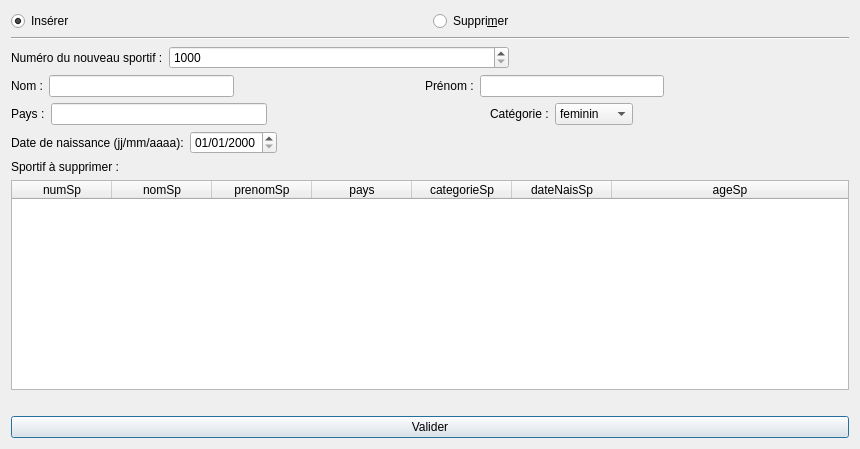
<?xml version="1.0" encoding="UTF-8"?>
<ui version="4.0">
 <class>Update_Resultats_Equipes</class>
 <widget class="QDialog" name="Update_Resultats_Equipes">
  <property name="geometry">
   <rect>
    <x>0</x>
    <y>0</y>
    <width>860</width>
    <height>449</height>
   </rect>
  </property>
  <property name="windowTitle">
   <string>Gestion des sportifs</string>
  </property>
  <layout class="QVBoxLayout" name="verticalLayout">
   <item>
    <layout class="QHBoxLayout" name="horizontalLayout">
     <item>
      <widget class="QRadioButton" name="radioInsert">
       <property name="text">
        <string>Insérer</string>
       </property>
       <property name="checked">
        <bool>true</bool>
       </property>
      </widget>
     </item>
     <item>
      <widget class="QRadioButton" name="radioUpdate">
       <property name="text">
        <string>Suppri&amp;mer</string>
       </property>
      </widget>
     </item>
    </layout>
   </item>
   <item>
    <layout class="QVBoxLayout" name="verticalLayout_2">
     <item>
      <widget class="Line" name="line">
       <property name="orientation">
        <enum>Qt::Horizontal</enum>
       </property>
      </widget>
     </item>
     <item>
      <layout class="QHBoxLayout" name="horizontalLayout_3">
       <item>
        <widget class="QLabel" name="label_insert_num">
         <property name="text">
          <string>Numéro du nouveau sportif :</string>
         </property>
        </widget>
       </item>
       <item>
        <widget class="QSpinBox" name="spin_insert_num">
         <property name="sizePolicy">
          <sizepolicy hsizetype="Expanding" vsizetype="Fixed">
           <horstretch>0</horstretch>
           <verstretch>0</verstretch>
          </sizepolicy>
         </property>
         <property name="minimum">
          <number>1000</number>
         </property>
         <property name="maximum">
          <number>1500</number>
         </property>
        </widget>
       </item>
       <item>
        <spacer name="horizontalSpacer_2">
         <property name="orientation">
          <enum>Qt::Horizontal</enum>
         </property>
         <property name="sizeHint" stdset="0">
          <size>
           <width>40</width>
           <height>0</height>
          </size>
         </property>
        </spacer>
       </item>
      </layout>
     </item>
     <item>
      <layout class="QHBoxLayout" name="horizontalLayout_4">
       <item>
        <widget class="QLabel" name="label_insert_nom">
         <property name="text">
          <string>Nom :</string>
         </property>
        </widget>
       </item>
       <item>
        <widget class="QLineEdit" name="line_insert_nom"/>
       </item>
       <item>
        <spacer name="horizontalSpacer_5">
         <property name="orientation">
          <enum>Qt::Horizontal</enum>
         </property>
         <property name="sizeHint" stdset="0">
          <size>
           <width>40</width>
           <height>0</height>
          </size>
         </property>
        </spacer>
       </item>
       <item>
        <widget class="QLabel" name="label_insert_prenom">
         <property name="text">
          <string>Prénom :</string>
         </property>
        </widget>
       </item>
       <item>
        <widget class="QLineEdit" name="line_insert_prenom"/>
       </item>
       <item>
        <spacer name="horizontalSpacer_4">
         <property name="orientation">
          <enum>Qt::Horizontal</enum>
         </property>
         <property name="sizeHint" stdset="0">
          <size>
           <width>40</width>
           <height>0</height>
          </size>
         </property>
        </spacer>
       </item>
      </layout>
     </item>
     <item>
      <layout class="QHBoxLayout" name="horizontalLayout_5">
       <item>
        <widget class="QLabel" name="label_insert_pays">
         <property name="text">
          <string>Pays :</string>
         </property>
        </widget>
       </item>
       <item>
        <widget class="QLineEdit" name="line_insert_pays"/>
       </item>
       <item>
        <spacer name="horizontalSpacer_7">
         <property name="orientation">
          <enum>Qt::Horizontal</enum>
         </property>
         <property name="sizeHint" stdset="0">
          <size>
           <width>40</width>
           <height>0</height>
          </size>
         </property>
        </spacer>
       </item>
       <item>
        <widget class="QLabel" name="label_insert_categorie">
         <property name="text">
          <string>Catégorie :</string>
         </property>
        </widget>
       </item>
       <item>
        <widget class="QComboBox" name="combo_insert_categorie">
         <item>
          <property name="text">
           <string>feminin</string>
          </property>
         </item>
         <item>
          <property name="text">
           <string>masculin</string>
          </property>
         </item>
        </widget>
       </item>
       <item>
        <spacer name="horizontalSpacer_8">
         <property name="orientation">
          <enum>Qt::Horizontal</enum>
         </property>
         <property name="sizeHint" stdset="0">
          <size>
           <width>40</width>
           <height>0</height>
          </size>
         </property>
        </spacer>
       </item>
      </layout>
     </item>
     <item>
      <layout class="QHBoxLayout" name="horizontalLayout_6">
       <item>
        <widget class="QLabel" name="label_insert_date_nais">
         <property name="text">
          <string>Date de naissance (jj/mm/aaaa):</string>
         </property>
        </widget>
       </item>
       <item>
        <widget class="QDateEdit" name="date_insert_naissance">
         <property name="locale">
          <locale language="French" country="France"/>
         </property>
         <property name="displayFormat">
          <string>dd/MM/yyyy</string>
         </property>
        </widget>
       </item>
       <item>
        <spacer name="horizontalSpacer_10">
         <property name="orientation">
          <enum>Qt::Horizontal</enum>
         </property>
         <property name="sizeHint" stdset="0">
          <size>
           <width>40</width>
           <height>0</height>
          </size>
         </property>
        </spacer>
       </item>
      </layout>
     </item>
     <item>
      <layout class="QHBoxLayout" name="horizontalLayout_2">
       <item>
        <widget class="QLabel" name="label_delete">
         <property name="sizePolicy">
          <sizepolicy hsizetype="Preferred" vsizetype="Preferred">
           <horstretch>0</horstretch>
           <verstretch>0</verstretch>
          </sizepolicy>
         </property>
         <property name="text">
          <string>Sportif à supprimer :</string>
         </property>
        </widget>
       </item>
       <item>
        <widget class="QLabel" name="label_delete_recap">
         <property name="sizePolicy">
          <sizepolicy hsizetype="Expanding" vsizetype="Preferred">
           <horstretch>0</horstretch>
           <verstretch>0</verstretch>
          </sizepolicy>
         </property>
         <property name="text">
          <string/>
         </property>
        </widget>
       </item>
      </layout>
     </item>
     <item>
      <widget class="QTableWidget" name="table_delete">
       <property name="selectionMode">
        <enum>QAbstractItemView::SingleSelection</enum>
       </property>
       <property name="selectionBehavior">
        <enum>QAbstractItemView::SelectRows</enum>
       </property>
       <property name="sortingEnabled">
        <bool>true</bool>
       </property>
       <attribute name="horizontalHeaderShowSortIndicator" stdset="0">
        <bool>true</bool>
       </attribute>
       <attribute name="horizontalHeaderStretchLastSection">
        <bool>true</bool>
       </attribute>
       <column>
        <property name="text">
         <string>numSp</string>
        </property>
       </column>
       <column>
        <property name="text">
         <string>nomSp</string>
        </property>
       </column>
       <column>
        <property name="text">
         <string>prenomSp</string>
        </property>
       </column>
       <column>
        <property name="text">
         <string>pays</string>
        </property>
       </column>
       <column>
        <property name="text">
         <string>categorieSp</string>
        </property>
       </column>
       <column>
        <property name="text">
         <string>dateNaisSp</string>
        </property>
       </column>
       <column>
        <property name="text">
         <string>ageSp</string>
        </property>
       </column>
      </widget>
     </item>
     <item>
      <widget class="QLabel" name="label_Error">
       <property name="text">
        <string/>
       </property>
       <property name="alignment">
        <set>Qt::AlignCenter</set>
       </property>
      </widget>
     </item>
     <item>
      <widget class="QPushButton" name="Bouton_Validation">
       <property name="text">
        <string>Valider</string>
       </property>
      </widget>
     </item>
    </layout>
   </item>
  </layout>
 </widget>
 <resources/>
 <connections>
  <connection>
   <sender>radioInsert</sender>
   <signal>clicked()</signal>
   <receiver>Update_Resultats_Equipes</receiver>
   <slot>setGoodLayout()</slot>
   <hints>
    <hint type="sourcelabel">
     <x>100</x>
     <y>14</y>
    </hint>
    <hint type="destinationlabel">
     <x>192</x>
     <y>18</y>
    </hint>
   </hints>
  </connection>
  <connection>
   <sender>radioUpdate</sender>
   <signal>clicked()</signal>
   <receiver>Update_Resultats_Equipes</receiver>
   <slot>setGoodLayout()</slot>
   <hints>
    <hint type="sourcelabel">
     <x>477</x>
     <y>21</y>
    </hint>
    <hint type="destinationlabel">
     <x>610</x>
     <y>15</y>
    </hint>
   </hints>
  </connection>
  <connection>
   <sender>table_delete</sender>
   <signal>clicked(QModelIndex)</signal>
   <receiver>Update_Resultats_Equipes</receiver>
   <slot>setLabelRecap()</slot>
   <hints>
    <hint type="sourcelabel">
     <x>147</x>
     <y>318</y>
    </hint>
    <hint type="destinationlabel">
     <x>-4</x>
     <y>316</y>
    </hint>
   </hints>
  </connection>
  <connection>
   <sender>Bouton_Validation</sender>
   <signal>clicked()</signal>
   <receiver>Update_Resultats_Equipes</receiver>
   <slot>validate()</slot>
   <hints>
    <hint type="sourcelabel">
     <x>520</x>
     <y>426</y>
    </hint>
    <hint type="destinationlabel">
     <x>439</x>
     <y>404</y>
    </hint>
   </hints>
  </connection>
 </connections>
 <slots>
  <slot>refreshResult()</slot>
  <slot>refreshEquipesList()</slot>
  <slot>refresh2emeplaceList()</slot>
  <slot>refresh3emeplaceList()</slot>
  <slot>refreshEpreuvesList()</slot>
  <slot>setGoodLayout()</slot>
  <slot>setLabelRecap()</slot>
  <slot>validate()</slot>
 </slots>
</ui>
